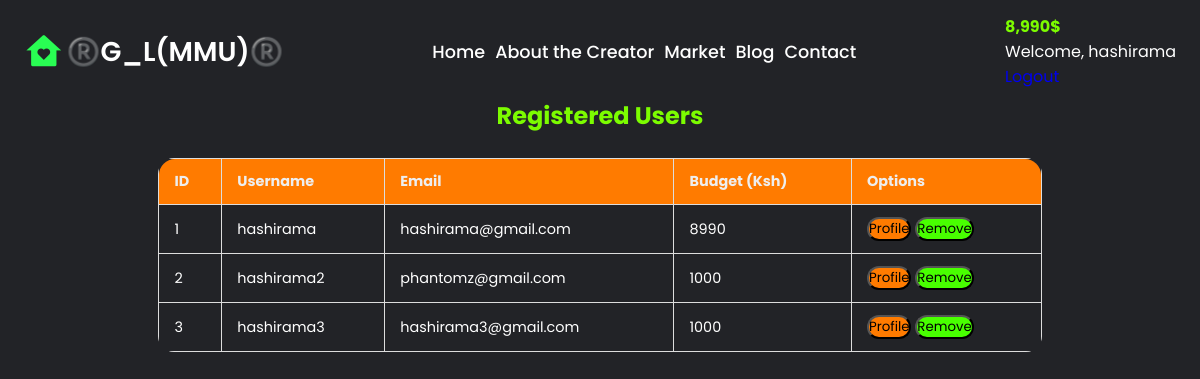
The page /mypeople (signed in) on the database its author committed.
### market/models.py (models this page shows, shortened)
class User(db.Model, UserMixin):
    id = db.Column(db.Integer(), primary_key=True)
    username = db.Column(db.String(length=30), nullable=False, unique=True)
    email_address = db.Column(db.String(length=58), nullable=False, unique=True)
    pass_hash = db.Column(db.String(length=60), nullable=False)
    budget = db.Column(db.Integer(), nullable=False, default=1000)
    items = db.relationship('Item', backref='owned_user', lazy=True)
    @property
    def prettier_budget(self):
        if len(str(self.budget)) >= 4:
            return f'{str(self.budget)[:-3]},{str(self.budget)[-3:]}$'
        else:
            return f"{self.budget}$"
    @property
    def password(self):
        return self.password

### market/routes.py (the view)
@app.route('/mypeople')
def users_page():
    users = User.query.all()
    return render_template('not.html', users=users)

### market/models.py (called while the page is built)
@login_manager.user_loader
def load_user(user_id):
    return User.query.get(int(user_id))

### market/templates/not.html (shortened to what this page needs)
<!DOCTYPE html>
<html lang="en">
<head>
    <link rel="stylesheet" href="{{ url_for('static', filename='css/styles.css') }}">
    <link href="https://cdn.jsdelivr.net/npm/remixicon@4.5.0/fonts/remixicon.css" rel="stylesheet"/>
    <link rel="stylesheet" href="https://unpkg.com/boxicons@latest/css/boxicons.min.css">
</head>
<body id="mrktb" class="mkrtbay">
    <header style="padding-bottom: 50px;">
        <a href="{{ url_for('home_page') }}" class="logo"><i class="ri-home-heart-fill"></i><span>®️G_L(MMU)®️</span> </a>
        <ul class="navbar">
            <li><a href="{{ url_for('home_page') }}" >Home</a> </li>
            <li><a href="{{ url_for('about_page') }}">About the Creator</a></li>
            <li><a href="{{ url_for('market_page') }}">Market</a></li>
            <li><a href="{{ url_for('blog_page') }}">Blog</a></li>
            <li><a href="{{ url_for('contact_page') }}"> Contact</a></li>
        </ul>
        {% if current_user.is_authenticated %}
            <ul class="navbar-nav">
                <li class="nav-item">
                    <a class="nav-link" style="color: lawngreen; font-weight: bold">
                        {{ current_user.prettier_budget }}
                    </a>
                </li>
                <li class="nav-item">
                    <a class="nav-market">Welcome, {{ current_user.username }}</a>
                </li>
                <li class="nav-item">
                    <a class="nav-link" href="{{ url_for('logout_page') }}">Logout</a>
                </li>
            </ul>
        {% else %}
            <div class="main">
                <a href="{{ url_for('login_page') }}" class="user"><i class="ri-user-fill"></i>Sign In</a>
                <a href="{{ url_for('register_page') }}">Register</a>
                <div class="bx bx-menu" id="menu-icon"></div>
            </div>
        {% endif %}
    </header>
    <div class="tables">
        <div class="table-cont">
            <h2 style="text-align: center; color: lawngreen; margin-bottom: 20px;">Registered Users</h2>
            <table class="cont-tables">
                <thead>
                    <tr class="table-hrow">
                        <th>ID</th>
                        <th>Username</th>
                        <th>Email</th>
                        <th>Budget (Ksh)</th>
                        <th>Options</th>
                    </tr>
                </thead>
                <tbody>
                    {% for user in users %}
                    <tr id="tr12">
                        <td>{{ user.id }}</td>
                        <td>{{ user.username }}</td>
                        <td>{{ user.email_address }}</td>
                        <td>{{ user.budget }}</td>
                        <td>
                            <button class="btn btn-outline btn-info" id="bt23">Profile</button>
                            <button class="btn btn-outline btn-danger" id="bt24">Remove</button>
                        </td>
                    </tr>
                    {% endfor %}
                </tbody>
            </table>
        </div>
    </div>
</body>
</html>

### market/static/css/styles.css (style rules this page uses)
* { padding: 0; margin: 0; box-sizing: border-box; font-family: 'Poppins', sans-serif; text-decoration: none; list-style: none; }
:root { --bg-color: #222327; --text-color: #fff; --main-color: #29fd53; }
body { min-height: 100vh; min-width: 100%; background: var(--bg-color); color: var(--text-color); }
header { position: fixed; width: 100%; top: 0; right: 0; z-index: 1000; display: flex; align-items: center; justify-content: space-between; background: transparent; padding: 28px 12%; transition: all .50s ease; }
.logo { display: flex; align-items: center; }
.logo i { color: var(--main-color); font-size: 38px; margin-right: 3px; }
.logo span { color: var(--text-color); font-size: 1.7rem; font-weight: 600; }
.navbar { display: flex; }
.navbar a { color: var(--text-color); font-size: 1.1rem; font-weight: 500; padding: 5px 0; margin: 0px 30px; transition: all .50s ease; }
@media (max-width: 1280px ) { header { padding: 14px 2%; transition: .2s; } }
@media (max-width: 1280px ) { .navbar a { padding: 5px 0; margin: 0px 5px; } }
.tables { margin-top: 50px; padding: 3rem; }
.table-cont { width: 100%; overflow-x: auto; }
.cont-tables { margin: 25px auto; font-size: 0.9rem; width: 80%; border-radius: 1rem; border-collapse: collapse; overflow: hidden; }
.cont-tables thead tr { background-color: #ff7b00; color: #eee; text-align: left; }
.cont-tables thead th:first-child { border-top-left-radius: 1rem; }
.cont-tables thead th:last-child { border-top-right-radius: 1rem; }
.cont-tables th, .cont-tables td { padding: 12px 15px; border: 1px solid #ddd; }
#bt23 { background-color: #ff7b00; border-radius: 1rem; }
#bt24 { background-color: rgb(72, 255, 0); border-radius: 1rem; }

### rows shown on the page
User: prettier_budget "8,990$", username "hashirama", id "1", email_address "hashirama@gmail.com", budget "8990"
User: id "2", username "hashirama2", email_address "phantomz@gmail.com", budget "1000"
User: id "3", username "hashirama3", email_address "hashirama3@gmail.com", budget "1000"
